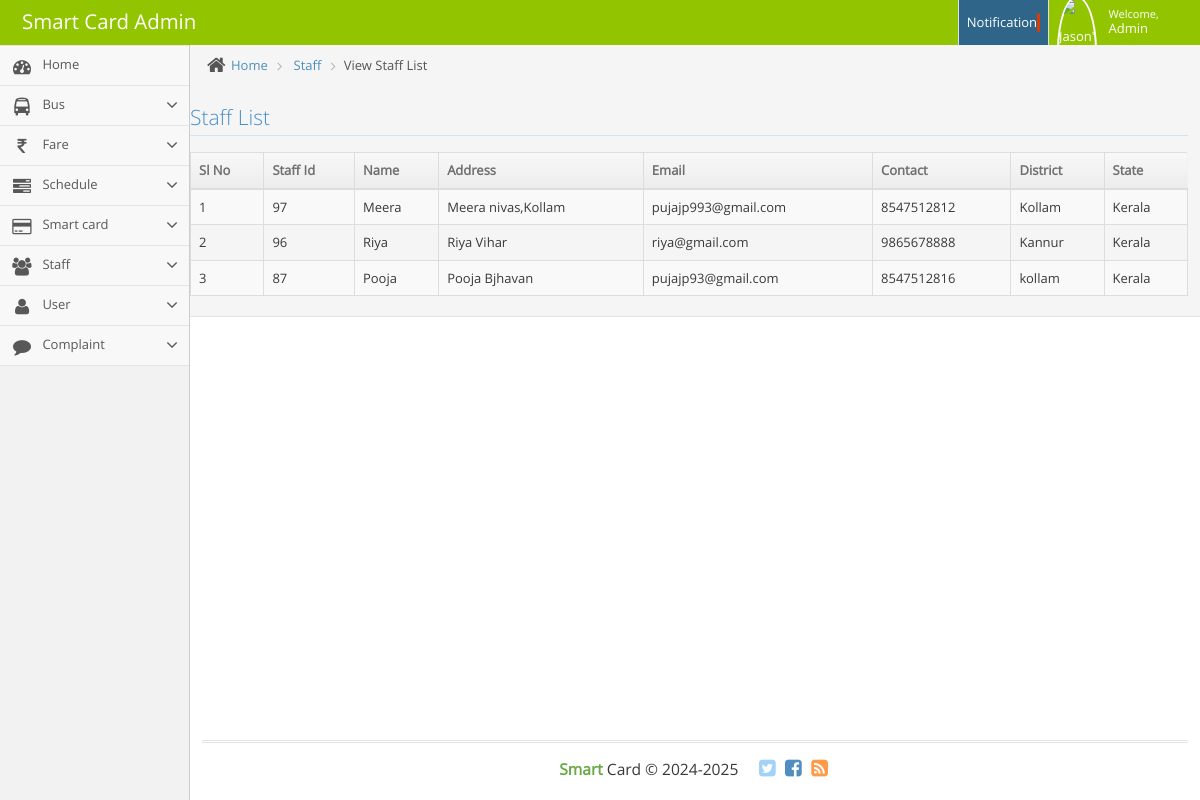
Screenshot of /list_staff with the database file from the repository.
### smart_ticket_app/models.py (models this page shows)
class User(AbstractUser):
    Address=models.CharField(max_length=100,verbose_name="Address")
    Phone_no=models.IntegerField(verbose_name="Phone")
    DOB=models.DateField(verbose_name="Date of Joining")
    Cd_type=models.CharField(max_length=20,verbose_name="Card Type")
    District=models.CharField(max_length=25,verbose_name="District")
    State=models.CharField(max_length=25,verbose_name="State")
    Aadhar_no=models.CharField(max_length=15,verbose_name="AAdhar Number")
    Role=models.CharField(max_length=10,verbose_name="Role")
    class Meta:
        db_table = "tb_user"

class Staff(User):
    Status=models.IntegerField(verbose_name="Status")
    Staff_id=models.IntegerField(verbose_name="Staff Id")
    class Meta:
        db_table = "tbl_staff"

class User(AbstractUser):
    Address=models.CharField(max_length=100,verbose_name="Address")
    Phone_no=models.IntegerField(verbose_name="Phone")
    DOB=models.DateField(verbose_name="Date of Joining")
    Cd_type=models.CharField(max_length=20,verbose_name="Card Type")
    District=models.CharField(max_length=25,verbose_name="District")
    State=models.CharField(max_length=25,verbose_name="State")
    Aadhar_no=models.CharField(max_length=15,verbose_name="AAdhar Number")
    Role=models.CharField(max_length=10,verbose_name="Role")
    class Meta:
        db_table = "tb_user"

### smart_ticket_app/views.py (the view)
# urls.py: path('list_staff',views.list_staff,name='list_staff'),
def list_staff(request):
     staff = Staff.objects.filter(Status=1).select_related('user_ptr')
     return render(request,'admins/list_staff.html',{'staff':staff})

### smart_ticket_app/templates/admins/list_staff.html (shortened to what this page needs)
{% include 'admins/ad_header.html' %}
<div class="main-content">
    <div class="main-content-inner">
        <div class="breadcrumbs ace-save-state" id="breadcrumbs">
            <ul class="breadcrumb">
                <li>
                    <i class="ace-icon fa fa-home home-icon"></i>
                    <a href="#">Home</a>
                </li>
                <li>
                    <a href="#">Staff</a>
                </li>
                <li class="active">View Staff List</li>
            </ul>
                    <div class="row">
                        <div class="col-xs-12">
                            <h3 class="header smaller lighter blue">Staff List</h3>
                            <div>
                                <table id="example1" class="table table-bordered table-striped">
                                    <thead>
                                        <tr>
                                            <th>Sl No</th>
                                            <th>Staff Id</th>
                                            <th>Name</th>
                                            <th>Address</th>
                                            <th>Email</th>
                                            <th>Contact</th>
                                            <th>District</th>
                                            <th>State</th>
                                        </tr>
                                    </thead>
                                    {% for i in  staff %}
                                    <tr>
                                        <td>{{forloop.counter}}</td>
                                        <td>{{i.Staff_id}}</td>
                                        <td>{{i.first_name}}</td>
                                        <td>{{i.Address}}</td>
                                        <td>{{i.email}}</td>
                                        <td>{{i.Phone_no}}</td>
                                        <td>{{i.District}}</td>
                                        <td>{{i.State}}</td>
                                        </div>
                                       {% endfor %}
                    </div>
                </div>
        </div>
    </div>
{% include 'admins/ad_footer.html' %}

### rows the page displays
Staff: Staff_id "97", first_name "Meera", Address "Meera nivas,Kollam", email "pujajp993@gmail.com", Phone_no "8547512812", District "Kollam", State "Kerala"
Staff: Staff_id "96", first_name "Riya", Address "Riya Vihar", email "riya@gmail.com", Phone_no "9865678888", District "Kannur", State "Kerala"
Staff: Staff_id "87", first_name "Pooja", Address "Pooja Bjhavan", email "pujajp93@gmail.com", Phone_no "8547512816", District "kollam", State "Kerala"
